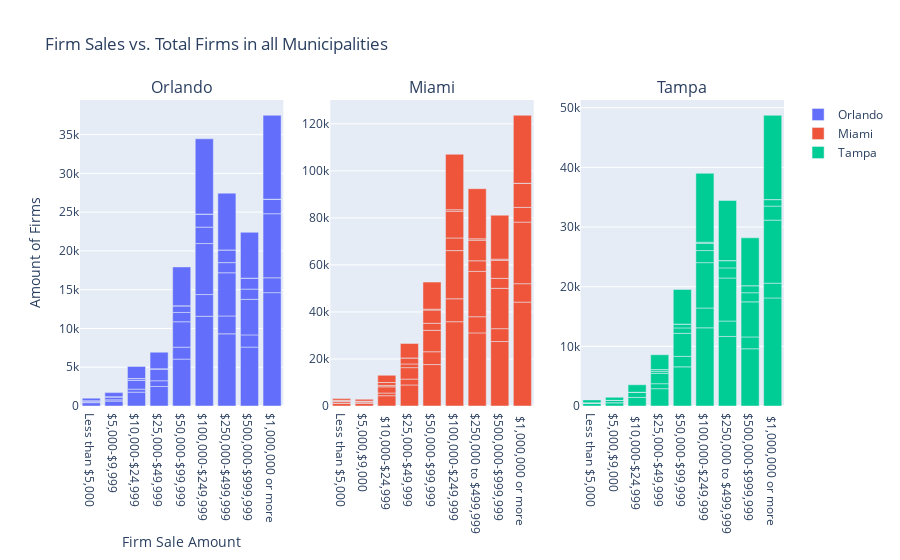

The notebook cell this image was saved under:
### Markdown cell above
### Firm Sales vs. Total Firms by Municipality

### Code cell
fig = make_subplots(rows=1, cols=3, subplot_titles=('Orlando', 'Miami', 'Tampa'))

fig.add_trace(go.Bar(x=orlando['Firm_Sale_Amount'], y=orlando['Amount_of_Firms'], name='Orlando'), row=1, col=1)
fig.add_trace(go.Bar(x=miami['Firm_Sale_Amount'], y=miami['Amount_of_Firms'], name='Miami'), row=1, col=2)
fig.add_trace(go.Bar(x=tampa['Firm_Sale_Amount'], y=tampa['Amount_of_Firms'], name='Tampa'), row=1, col=3)

fig.update_layout(title='Firm Sales vs. Total Firms in all Municipalities', xaxis=dict(title='Firm Sale Amount'), yaxis=dict(title='Amount of Firms'))
fig.show()

### Figure 1 — Plotly figure (JSON) as saved in the notebook; plotly's stock layout.template omitted (floating-point values rounded to 4 significant figures)
{"data": [{"name": "Orlando", "type": "bar", "x": ["Less than $5,000", "$5,000-$9,999", "$10,000-$24,999", "$25,000-$49,999", "$50,000-$99,999", "$100,000-$249,999", "$250,000-$499,999", "$500,000-$999,999", "$1,000,000 or more", "$10,000-$24,999", "Less than $5,000", "$5,000-$9,999", "$25,000-$49,999", "$50,000-$99,999", "$100,000-$249,999", "$250,000-$499,999", "$500,000-$999,999", "$1,000,000 or more", "Less than $5,000", "$5,000-$9,999", "$10,000-$24,999", "$25,000-$49,999", "$50,000-$99,999", "$100,000-$249,999", "$250,000-$499,999", "$500,000-$999,999", "$1,000,000 or more", "$25,000-$49,999", "Less than $5,000", "$5,000-$9,999", "$10,000-$24,999", "$50,000-$99,999", "$100,000-$249,999", "$250,000-$499,999", "$500,000-$999,999", "$1,000,000 or more", "Less than $5,000", "$5,000-$9,999", "$10,000-$24,999", "$25,000-$49,999", "$50,000-$99,999", "$100,000-$249,999", "$250,000-$499,999", "$500,000-$999,999", "$1,000,000 or more", "Less than $5,000", "$5,000-$9,999", "$10,000-$24,999", "$25,000-$49,999", "$50,000-$99,999", "$100,000-$249,999", "$250,000-$499,999", "$500,000-$999,999", "$1,000,000 or more", "Less than $5,000", "$5,000-$9,999", "$10,000-$24,999", "$25,000-$49,999", "$500,000-$999,999", "$50,000-$99,999", "$100,000-$249,999", "$250,000-$499,999", "$1,000,000 or more"], "xaxis": "x", "y": [441, 632, 1787, 2518, 6048, 11572, 9309, 7593, 14618, 386, 0, 160, 737, 1540, 2802, 2303, 1577, 1914, 237, 405, 1164, 1545, 3274, 6576, 5571, 4585, 8267, 0, 0, 0, 0, 1204, 2119, 1309, 1319, 1873, 0, 0, 210, 0, 857, 1686, 1638, 1412, 0, 0, 0, 0, 0, 0, 0, 0, 0, 0, 336, 530, 1557, 2138, 5914, 5016, 9705, 7322, 10819], "yaxis": "y"}, {"name": "Miami", "type": "bar", "x": ["Less than $5,000", "$5,000,$9,000", " $10,000-$24,999", "$25,000-$49,999", "$50,000-$99,999", "$100,000-$249,999", "$250,000 to $499,999", "$500,000-$999,999", " $1,000,000 or more", "Less than $5,000", "$5,000,$9,000", " $10,000-$24,999", "$25,000-$49,999", "$50,000-$99,999", "$100,000-$249,999", "$250,000 to $499,999", "$500,000-$999,999", " $1,000,000 or more", "Less than $5,000", "$5,000,$9,000", " $10,000-$24,999", "$25,000-$49,999", "$50,000-$99,999", "$100,000-$249,999", "$250,000 to $499,999", "$500,000-$999,999", " $1,000,000 or more", "Less than $5,000", "$5,000,$9,000", " $10,000-$24,999", "$25,000-$49,999", "$50,000-$99,999", "$100,000-$249,999", "$250,000 to $499,999", "$500,000-$999,999", " $1,000,000 or more", "Less than $5,000", "$5,000,$9,000", " $10,000-$24,999", "$25,000-$49,999", "$50,000-$99,999", "$100,000-$249,999", "$250,000 to $499,999", "$500,000-$999,999", " $1,000,000 or more", "Less than $5,000", "$5,000,$9,000", " $10,000-$24,999", "$25,000-$49,999", "$50,000-$99,999", "$100,000-$249,999", "$250,000 to $499,999", "$500,000-$999,999", " $1,000,000 or more", "Less than $5,000", "$5,000,$9,000", " $10,000-$24,999", "$25,000-$49,999", "$50,000-$99,999", "$100,000-$249,999", "$250,000 to $499,999", "$500,000-$999,999", " $1,000,000 or more"], "xaxis": "x2", "y": [1233, 1115, 4375, 8950, 17632, 35846, 31088, 27422, 44173, 0, 291, 1139, 2495, 5443, 9747, 6877, 5469, 7837, 775, 661, 2641, 4871, 9104, 20485, 19283, 17139, 26192, 0, 0, 587, 1560, 2988, 5371, 4499, 4250, 6267, 450, 0, 1249, 2580, 5627, 11372, 8749, 7658, 10243, 0, 0, 0, 0, 365, 656, 597, 503, 0, 706, 804, 3061, 6146, 11540, 23576, 21312, 18695, 28908], "yaxis": "y2"}, {"name": "Tampa", "type": "bar", "x": ["Less than $5,000", "$5,000,$9,000", " $10,000-$24,999", "$25,000-$49,999", "$50,000-$99,999", "$100,000-$249,999", "$250,000 to $499,999", "$500,000-$999,999", " $1,000,000 or more", "Less than $5,000", "$5,000,$9,000", " $10,000-$24,999", "$25,000-$49,999", "$50,000-$99,999", "$100,000-$249,999", "$250,000 to $499,999", "$500,000-$999,999", " $1,000,000 or more", "Less than $5,000", "$5,000,$9,000", " $10,000-$24,999", "$25,000-$49,999", "$50,000-$99,999", "$100,000-$249,999", "$250,000 to $499,999", "$500,000-$999,999", " $1,000,000 or more", "Less than $5,000", "$5,000,$9,000", " $10,000-$24,999", "$25,000-$49,999", "$50,000-$99,999", "$100,000-$249,999", "$250,000 to $499,999", "$500,000-$999,999", " $1,000,000 or more", "Less than $5,000", "$5,000,$9,000", " $10,000-$24,999", "$25,000-$49,999", "$50,000-$99,999", "$100,000-$249,999", "$250,000 to $499,999", "$500,000-$999,999", " $1,000,000 or more", "Less than $5,000", "$5,000,$9,000", " $10,000-$24,999", "$25,000-$49,999", "$50,000-$99,999", "$100,000-$249,999", "$250,000 to $499,999", "$500,000-$999,999", " $1,000,000 or more", "Less than $5,000", "$5,000,$9,000", " $10,000-$24,999", "$25,000-$49,999", "$50,000-$99,999", "$100,000-$249,999", "$250,000 to $499,999", "$500,000-$999,999", " $1,000,000 or more"], "xaxis": "x3", "y": [527, 554, 1444, 2903, 6562, 13107, 11657, 9591, 18114, 0, 0, 0, 836, 1765, 3315, 2583, 1987, 2474, 0, 397, 859, 1712, 3855, 7608, 7215, 5881, 10569, 0, 0, 0, 313, 908, 2027, 1696, 1529, 2350, 0, 0, 0, 335, 634, 1206, 1221, 1182, 1094, 0, 0, 0, 0, 0, 190, 0, 0, 0, 498, 506, 1261, 2490, 5813, 11554, 10073, 8022, 14129], "yaxis": "y3"}], "layout": {"annotations": [{"font": {"size": 16}, "showarrow": false, "text": "Orlando", "x": 0.1444, "xanchor": "center", "xref": "paper", "y": 1, "yanchor": "bottom", "yref": "paper"}, {"font": {"size": 16}, "showarrow": false, "text": "Miami", "x": 0.5, "xanchor": "center", "xref": "paper", "y": 1, "yanchor": "bottom", "yref": "paper"}, {"font": {"size": 16}, "showarrow": false, "text": "Tampa", "x": 0.8556, "xanchor": "center", "xref": "paper", "y": 1, "yanchor": "bottom", "yref": "paper"}], "title": {"text": "Firm Sales vs. Total Firms in all Municipalities"}, "xaxis": {"anchor": "y", "domain": [0, 0.2889], "title": {"text": "Firm Sale Amount"}}, "xaxis2": {"anchor": "y2", "domain": [0.3556, 0.6444]}, "xaxis3": {"anchor": "y3", "domain": [0.7111, 1]}, "yaxis": {"anchor": "x", "domain": [0, 1], "title": {"text": "Amount of Firms"}}, "yaxis2": {"anchor": "x2", "domain": [0, 1]}, "yaxis3": {"anchor": "x3", "domain": [0, 1]}}}
